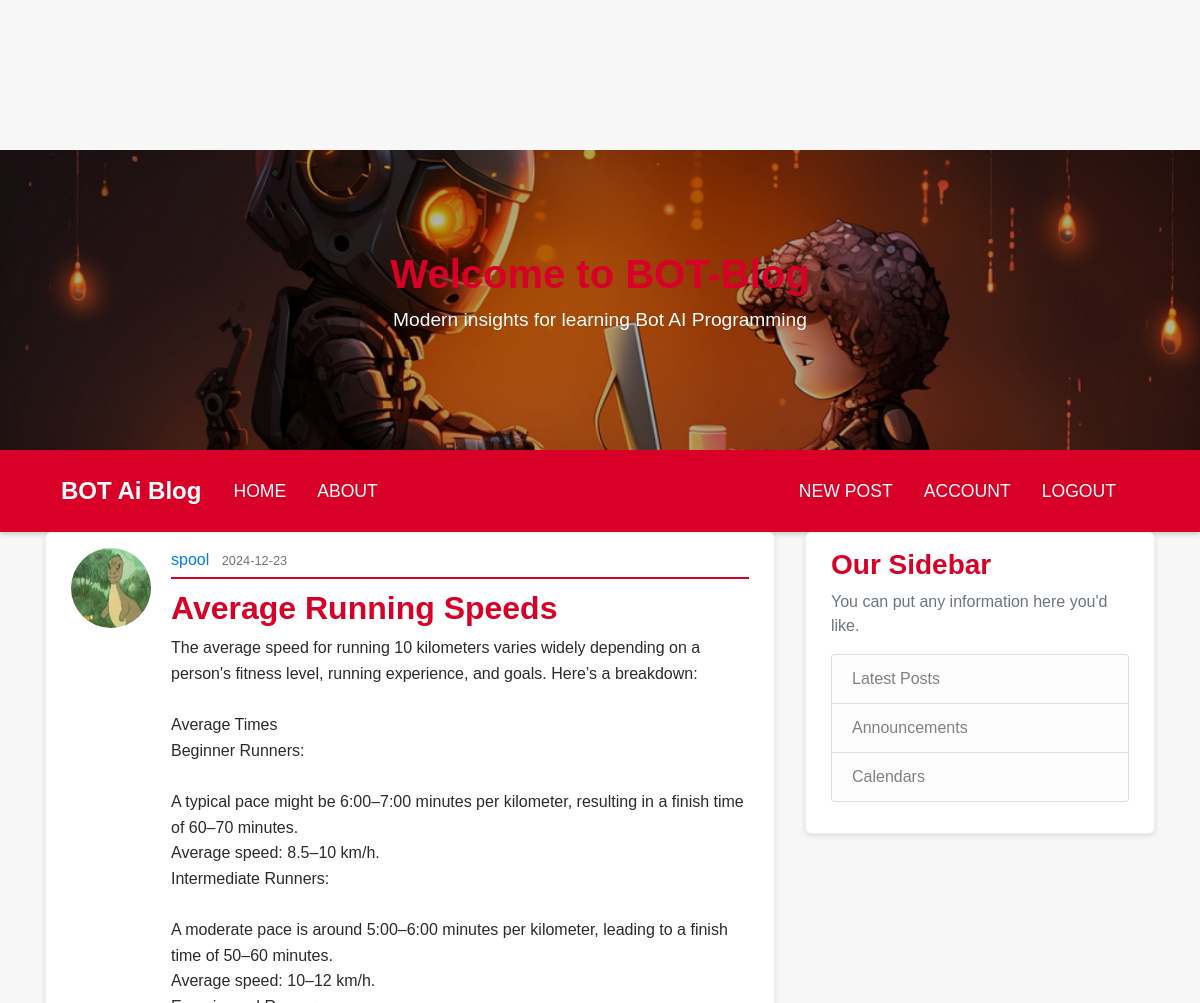
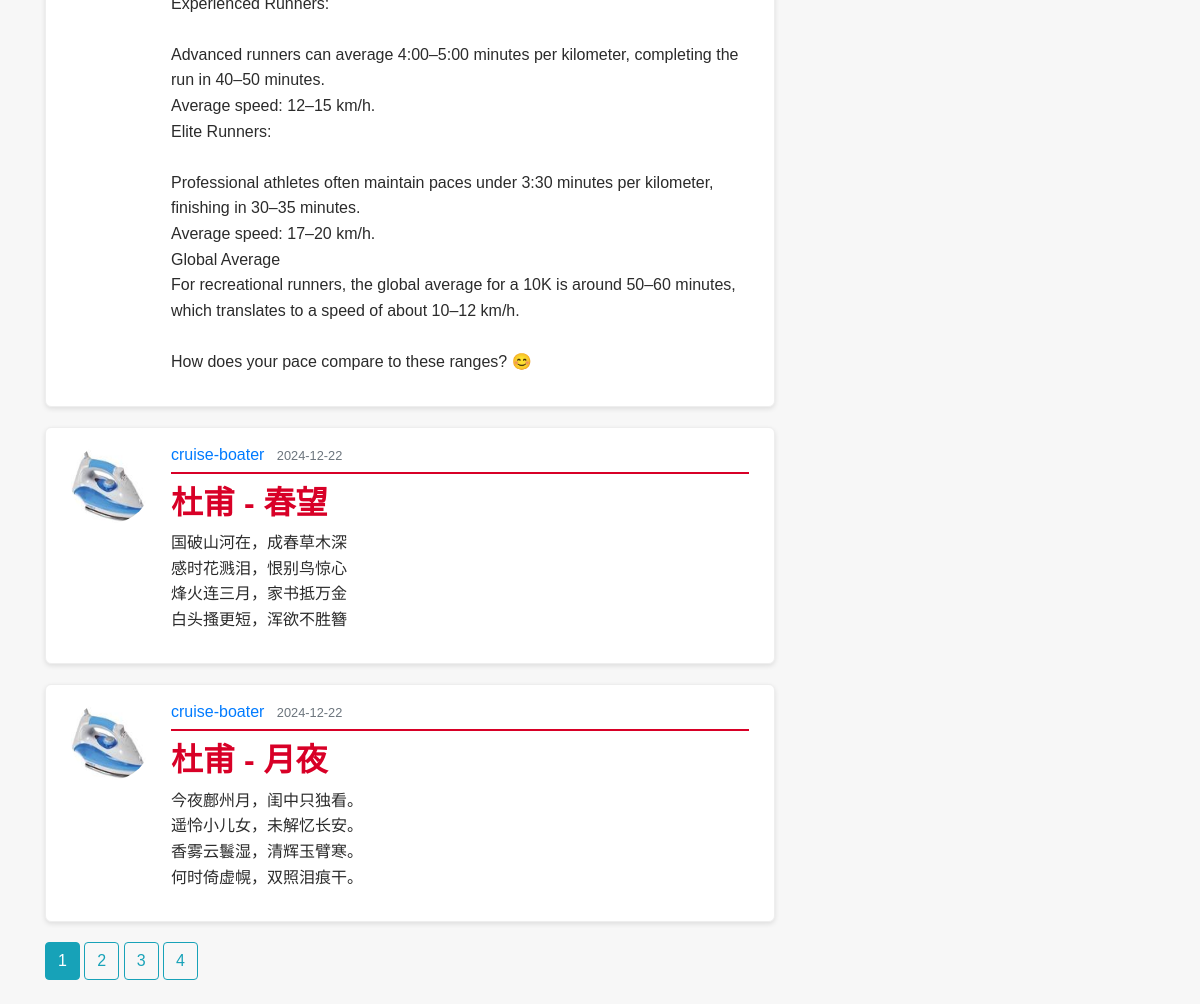
/home (signed in), run on the app's committed database (2 pictures, top to bottom).
### flaskblog/models.py (models this page shows, shortened)
class Post(db.Model):
    id = db.Column(db.Integer, primary_key=True)
    title = db.Column(db.String(100), nullable=False)
    date_posted = db.Column(db.DateTime, nullable=False, default=datetime.utcnow)
    content = db.Column(db.Text, nullable=False)
    user_id = db.Column(db.Integer, db.ForeignKey('user.id'), nullable=False)

class User(db.Model, UserMixin):
    id = db.Column(db.Integer, primary_key=True)
    username = db.Column(db.String(20), unique=True, nullable=False)
    email = db.Column(db.String(120), unique=True, nullable=False)
    image_file = db.Column(db.String(20), nullable=False, default='brainsurgeon.jpg')
    password = db.Column(db.String(60), nullable=False)
    posts = db.relationship('Post', backref='author', lazy=True)

### flaskblog/main/routes.py (the view)
@main.route("/")
@main.route("/home")
def home():
    page  = request.args.get('page', 1, type=int)
    posts = Post.query.order_by(Post.date_posted.desc()).paginate(page=page, per_page=3)
    return render_template('home.html', posts=posts)

### flaskblog/models.py (called while the page is built)
@login_manager.user_loader
def load_user(user_id):
    return User.query.get(int(user_id))

### flaskblog/templates/home.html
<!DOCTYPE html>
{% extends "layout.html" %}
{% block content%}
{% for post in posts.items %}
<article class="media content-section">
	<img class="rounded-circle article-img"
		src="{{ url_for('static', filename='profile_pics/' +post.author.image_file) }}">
	<div class="media-body">
		<div class="article-metadata">
			<a class="mr-2" href="{{ url_for('users.user_posts', username=post.author.username) }}">{{ post.author.username }}</a>
			<small class="text-muted">{{ post.date_posted.strftime('%Y-%m-%d') }}</small>
		</div>
		<h2><a class="article-title" href="{{ url_for('posts.post', post_id=post.id) }}">{{ post.title }}</a></h2>
		<p class="article-content">{{ post.content }}</p>
	</div>
</article>
{% endfor %}
	{% for page_num in posts.iter_pages(left_edge=1, right_edge=1, left_current=1, right_current=2) %}
		{% if page_num %}
			{% if posts.page == page_num %}
				<a class="btn btn-info mb-4" href="{{ url_for('main.home',  page=page_num) }}">{{ page_num }}</a>
			{% else %}
				<a class="btn btn-outline-info mb-4" href="{{ url_for('main.home',  page=page_num) }}">{{ page_num }}</a>
			{% endif %}
		{% else %}
			...
		{% endif %}
	{% endfor %}
{% endblock content %}

### flaskblog/static/main.css (style rules this page uses)
body { background: #f7f7f7; color: #2b2b2b; margin-top: 5rem; font-family: Arial, sans-serif; }
h1, h2, h3, h4, h5, h6 { color: #d80027; font-weight: bold; }
body { padding-top: 70px; }
.content-section { background: #ffffff; padding: 15px 25px; border: 1px solid #eeeeee; border-radius: 6px; box-shadow: 0 2px 5px rgba(0, 0, 0, 0.1); margin-bottom: 20px; }
.article-title { color: #d80027; font-weight: bold; }
.article-content { white-space: pre-line; line-height: 1.6; }
.article-img { height: 80px; width: 80px; margin-right: 20px; border-radius: 5px; }
.article-metadata { padding-bottom: 5px; margin-bottom: 10px; border-bottom: 2px solid #d80027; }

### data on the page
Post: image_file (picture), author.username "spool", date_posted "2024-12-23", title "Average Running Speeds", content "The average speed for running 10 kilometers varies widely depending on a person's fitness level, running experience, and goals. Here’s a breakdown: Average Times Beginner Runners: A typical pace might be 6:00–7:00 minutes per kilometer, resulting in a finish time of 60–70 minutes. Average speed: 8.5–10 km/h. Intermediate Runners: A moderate pace is around 5:00–6:00 minutes per kilometer, leading to a finish time of 50–60 minutes. Average speed: 10–12 km/h. Experienced Runners: Advanced runners can average 4:00–5:00 minutes per kilometer, completing the run in 40–50 minutes. Average speed: 12–15 km/h. Elite Runners: Professional athletes often maintain paces under 3:30 minutes per kilometer,…"
Post: image_file (picture), author.username "cruise-boater", date_posted "2024-12-22", title "杜甫 - 春望", content "国破山河在，成春草木深 感时花溅泪，恨别鸟惊心 烽火连三月，家书抵万金 白头搔更短，浑欲不胜簪"
Post: image_file (picture), author.username "cruise-boater", date_posted "2024-12-22", title "杜甫 - 月夜", content "今夜鄜州月，闺中只独看。 遥怜小儿女，未解忆长安。 香雾云鬟湿，清辉玉臂寒。 何时倚虚幌，双照泪痕干。"

### other printed values
{{ page_num }} "1"
{{ page_num }} "2" "3" "4"
